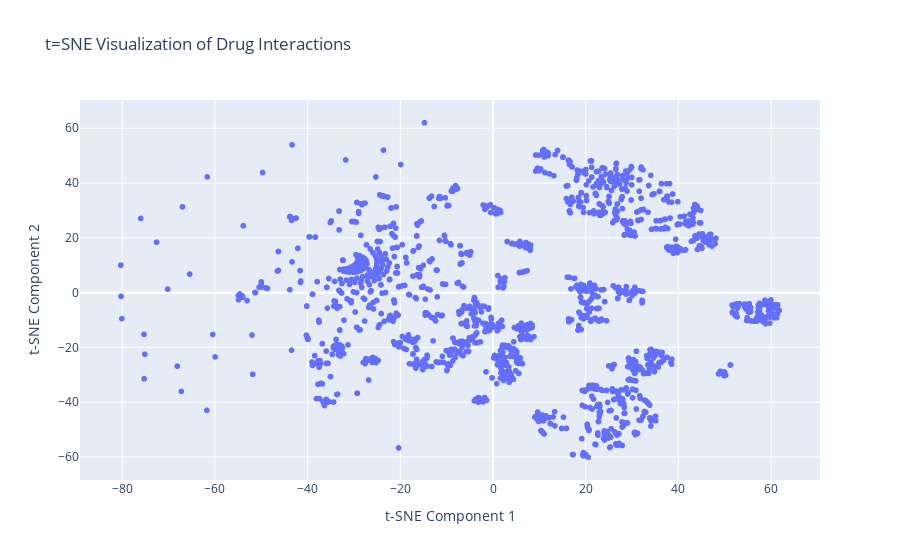

The code cell stored with this chart in its notebook:
### Code cell
tsne_df = pd.DataFrame(fittedtsne, columns=['t-SNE Component 1', 't-SNE Component 2'])
tsne_df['Drug'] = adjacency_matrix.columns


fig = px.scatter(tsne_df, x='t-SNE Component 1', y='t-SNE Component 2', hover_name='Drug', title='t=SNE Visualization of Drug Interactions')

fig.show()

### Figure 1 — Plotly figure (JSON) as saved in the notebook; plotly's stock layout.template omitted (floating-point values rounded to 4 significant figures; data arrays with more than 128 entries replaced by an {"elided": "..."} marker saying what was removed)
{"data": [{"hovertemplate": "<b>%{hovertext}</b><br><br>t-SNE Component 1=%{x}<br>t-SNE Component 2=%{y}<extra></extra>", "hovertext": {"elided": "2630 str values"}, "legendgroup": "", "marker": {"color": "#636efa", "symbol": "circle"}, "mode": "markers", "name": "", "showlegend": false, "type": "scattergl", "x": {"elided": "2630 float values"}, "xaxis": "x", "y": {"elided": "2630 float values"}, "yaxis": "y"}], "layout": {"legend": {"tracegroupgap": 0}, "title": {"text": "t=SNE Visualization of Drug Interactions"}, "xaxis": {"anchor": "y", "domain": [0, 1], "title": {"text": "t-SNE Component 1"}}, "yaxis": {"anchor": "x", "domain": [0, 1], "title": {"text": "t-SNE Component 2"}}}}
